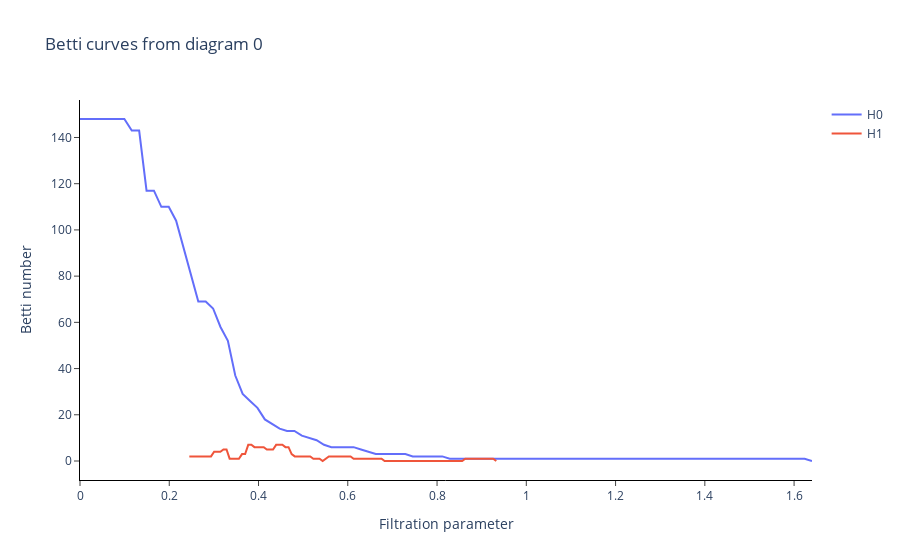

Here is the notebook cell this chart was saved with:
### Markdown cell above
Betti Curve

### Code cell
bc = BettiCurve()
x_betti_curve = bc.fit_transform_plot(xt)
